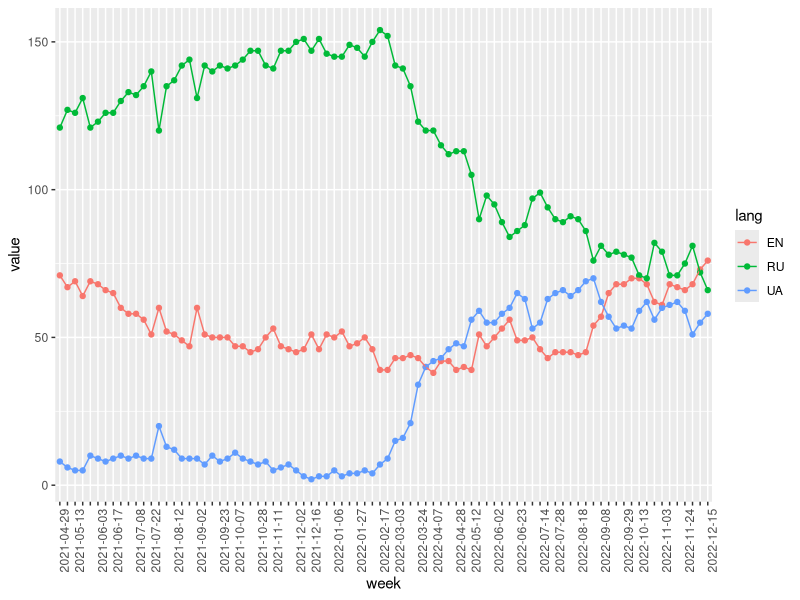
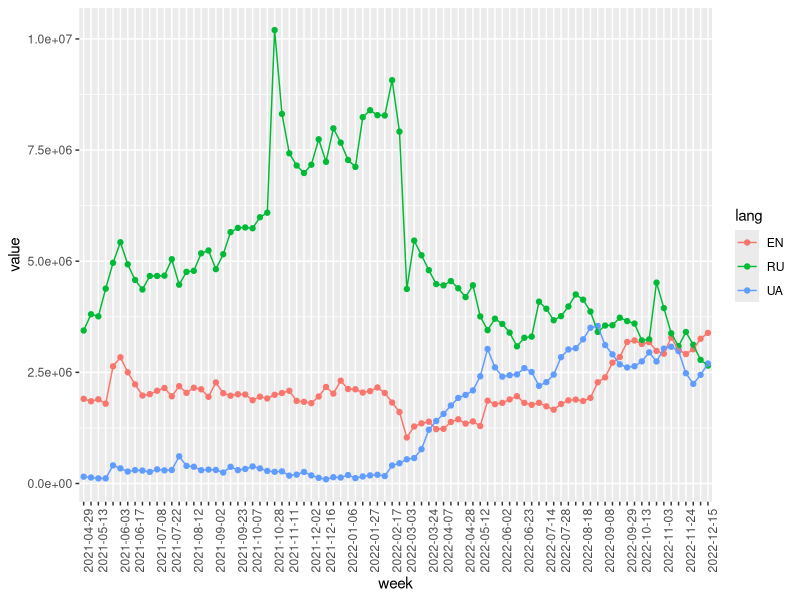

Recreate these plots in R, in order.
## ---- chunk 1
weekly_by_streams = read.csv("joined_by_streams/joined_by_streams.csv")
head(weekly_by_streams)
## ---- chunk 2
weekly_by_quantity = read.csv("joined_by_quantity/joined_by_quantity.csv")
head(weekly_by_quantity)
## ---- chunk 3
library(ggplot2)
library(reshape2)

plot_lang <- function(df){
  df <- df[, -1]
  df <- melt(df , id.vars = 'week', variable.name = 'lang')
  ggplot(df, aes(week, value, group=lang)) + 
  scale_x_discrete(guide = guide_axis(check.overlap=TRUE))+
  theme(axis.text.x = element_text(angle = 90)) + 
  geom_point(aes(colour = lang)) + geom_line(aes(colour=lang))
}
## ---- chunk 4
plot_lang(weekly_by_quantity)
## ---- chunk 5
plot_lang(weekly_by_streams)
